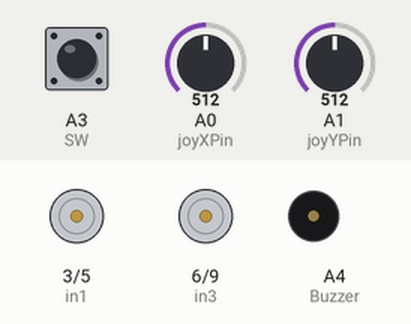
Recording of a sketch running on a simulated Arduino Uno, built with avr-gcc and run on an emulated ATmega328P. Shown: motor-driver pin pairs drawn as motors (green arrow = first pin HIGH = forward, orange = second pin HIGH = backward, longer = more drive), buzzer (waves = sounding, pin HIGH). Inputs (shaded band) come from the test bench; at power-on: A3 (SW) HIGH, A0 (joyXPin) = 512, A1 (joyYPin) = 512.

Above: at 1.2 s.
1.3 s: A3 (SW) pulled LOW for 1 s
At 1.55 s:
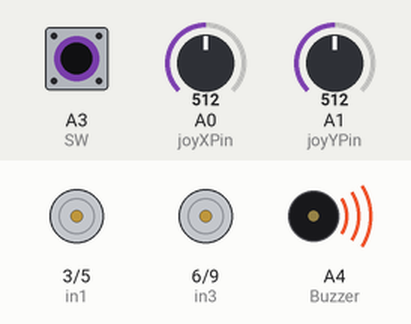
4.3 s: A0 (joyXPin) set to 531
At 4.6 s:
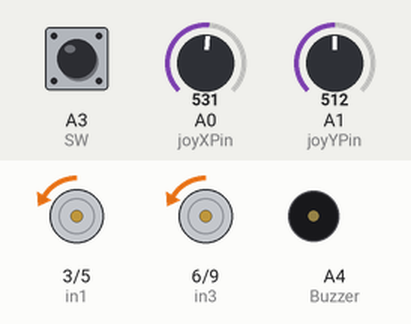
5.8 s: A3 (SW) pulled LOW for 0.15 s
At 7.1 s:
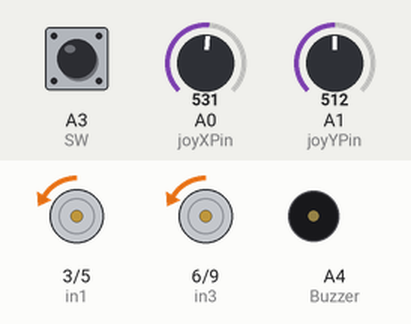
7.4 s: A0 (joyXPin) set to 716
At 8.6 s:
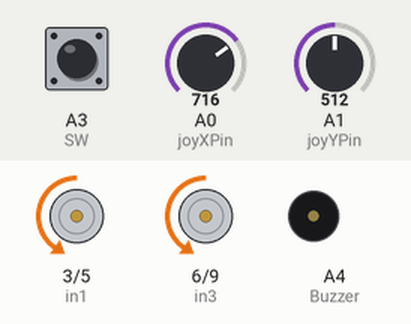
8.9 s: A3 (SW) pulled LOW for 0.15 s
At 10.0 s:
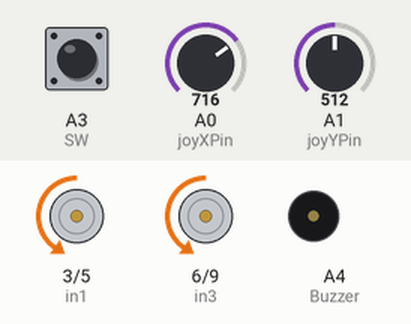
10.5 s: A0 (joyXPin) set to 900
At 11.4 s:
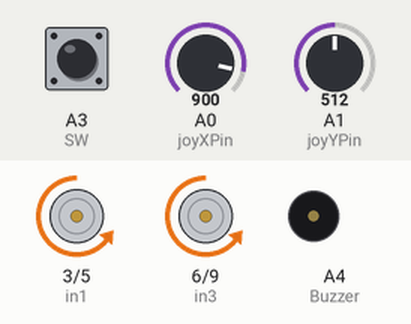
Timing chart, 0 to 13.0 s (numbered marks = the images above; inputs shaded):
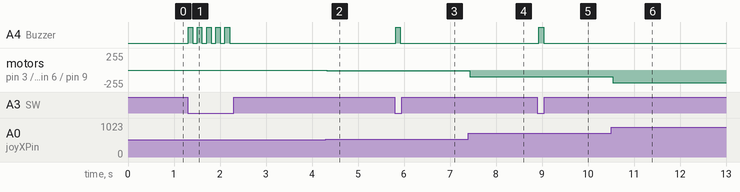

The sketch:

Backup.ino
```cpp
// Pin assignments
const int joyXPin = A0; // X-axis of the joystick
const int joyYPin = A1; // Y-axis of the joystick
const int SW = A3;      // Switch pin
const int Buzzer = A4;  // Buzzer pin
const int in1 = 3;
const int in2 = 5;
const int in3 = 6;
const int in4 = 9;

char value;

void setup() {
  // Initialize the motor control pins as outputs
  pinMode(SW, INPUT_PULLUP);
  pinMode(Buzzer, OUTPUT);
  pinMode(in1, OUTPUT);
  pinMode(in2, OUTPUT);
  pinMode(in3, OUTPUT);
  pinMode(in4, OUTPUT);

  Serial.begin(9600);
}

void loop() {
  Manual();
  //Bluetoothcontrol();
}

void Manual() {
  // Read the joystick values
  int joyX = analogRead(joyXPin);
  int joyY = analogRead(joyYPin);
  int H = digitalRead(SW);

  // Map joystick values to PWM values (0-255)
  int motorSpeedX = map(joyX, 0, 1023, -255, 255);
  int motorSpeedY = map(joyY, 0, 1023, -255, 255);

  // Control the motors based on joystick input for forward/backward movement
  if (motorSpeedY > 0) {
    // Move forward
    analogWrite(in1, motorSpeedY);
    analogWrite(in2, LOW);
    analogWrite(in3, motorSpeedY);
    analogWrite(in4, LOW);
  } else if (motorSpeedY < 0) {
    // Move backward
    analogWrite(in1, LOW);
    analogWrite(in2, -motorSpeedY);
    analogWrite(in3, LOW);
    analogWrite(in4, -motorSpeedY);
  } else {
    // Stop
    Stop();
  }

  // Control the motors based on joystick input for left/right movement
  if (motorSpeedX > 0) {
    // Turn right
    analogWrite(in1, LOW);
    analogWrite(in2, motorSpeedX);
    analogWrite(in3, LOW);
    analogWrite(in4, motorSpeedX);
  } else if (motorSpeedX < 0) {
    // Turn left
    analogWrite(in1, LOW);
    analogWrite(in2, -motorSpeedX);
    analogWrite(in3, LOW);
    analogWrite(in4, -motorSpeedX);
  } else {
    // Stop turning
    Stop();
  }

  if (H == LOW) { // Assuming the switch is active LOW
    Horn();
  }

  delay(100); // Small delay for stability
}

void Bluetoothcontrol() {
  if (Serial.available() > 0) {
    value = Serial.read(); // Read the incoming data
    if (value == 'F') {
      forward();
    } else if (value == 'B') {
      reverse();
    } else if (value == 'L') {
      left();
    } else if (value == 'R') {
      right();
    } else if (value == 'S') {
      Stop();
    } else if (value == 'H') {
      Horn();
    }
  }
}

void forward() {
  analogWrite(in1, 255);
  analogWrite(in2, LOW);
  analogWrite(in3, 255);
  analogWrite(in4, LOW);
}

void reverse() {
  analogWrite(in1, LOW);
  analogWrite(in2, 255);
  analogWrite(in3, LOW);
  analogWrite(in4, 255);
}

void left() {
  analogWrite(in1, LOW);
  analogWrite(in2, 255);
  analogWrite(in3, 255);
  analogWrite(in4, LOW);
}

void right() {
  analogWrite(in1, 255);
  analogWrite(in2, LOW);
  analogWrite(in3, LOW);
  analogWrite(in4, 255);
}

void Stop() {
  analogWrite(in1, LOW);
  analogWrite(in2, LOW);
  analogWrite(in3, LOW);
  analogWrite(in4, LOW);
}

void Horn() {
  digitalWrite(Buzzer, HIGH);
  delay(100);
  digitalWrite(Buzzer, LOW);
}
```

frequencyCalculation.c
```cpp
#include<stdio.h>

void main(){
    float R, C;
    printf("Enter Resistance in Kiloohm\n");
    scanf("%f", &R);
    printf("Enter Capacitor in Microfarad\n");
    scanf("%f", &C);
    float t = 0.693*(10 + 2 * R) * C * 0.001;
    float f = 1 / t;
    printf("Time Period in seconds = %f\n", t);
    printf("Frequency in Hz = %f\n", f);
}
```

soft_serial_tx_util.c
```cpp
#include "soft_serial_tx_util.h"
#include <stdint.h>
#include <Arduino.h>
//#include <stdlib.h>

/////////////////////////////////////////////////////
        ///// NOTE: 1000000UL is NOT the F_CPU
        /////       1000000UL is 1000000UL micro-seconds. There are 1000000UL uS in ONE second

const unsigned long MICROSECOND_PER_BIT = (1000000UL / SOFT_TX_BAUD);
/////////////////////////////////////////////////////
// void software_serial_configure() {

//        pinMode(SOFT_TX_PIN_NO, OUTPUT);

// }
/////////////////////////////////////////////////////////////
void ss_putc(char c) {

    uint8_t  bit_mask;

    digitalWrite(12, HIGH); // Disable TFT TFT_CS
    pinMode(SOFT_TX_PIN_NO, OUTPUT);

    // Transmit START bit
    digitalWrite(SOFT_TX_PIN_NO, LOW);
    delayMicroseconds(MICROSECOND_PER_BIT);

    // Transmit 8-data bits
    for (bit_mask=0x01; bit_mask; bit_mask<<=1) {
        if (c & bit_mask) {
            digitalWrite(SOFT_TX_PIN_NO, HIGH);
        }
        else {
            digitalWrite(SOFT_TX_PIN_NO, LOW);
        }
        delayMicroseconds(MICROSECOND_PER_BIT);
    }

    // Transmit STOP bit(s)
    digitalWrite(SOFT_TX_PIN_NO, HIGH);
    delayMicroseconds(MICROSECOND_PER_BIT); // Fixed to ONE STOP Bit

}
///////////////////////////////////////////////////////////
void ss_puts(char *s)
{
    while(*s)
        ss_putc(*s++);
}
////////////////////////////////////////////
void ss_puts_p(const char *progmem_s )
{
   register uint8_t c;

   while ( (c = pgm_read_byte(progmem_s++)) )
   ss_putc(c);

}
///////////////////////////////////////////////////////////////////
void ss_put_int(int  message_int){
   char buffer_temp[10];
   itoa( message_int, buffer_temp, 10);   //convert int to string (decimal format)
   ss_puts(buffer_temp);                //and transmit string to software serial
}
///////////////////////////////////////////////////////////////////
void ss_put_uint(unsigned int  message_uint){
   char buffer_temp[10];
   utoa( message_uint, buffer_temp, 10);   //convert unsigned int to string (decimal format)
   ss_puts(buffer_temp);                //and transmit string to software serial
}
///////////////////////////////////////////////////////////////////
void ss_put_long(long message_long){
   char buffer_temp[15];
   ltoa(message_long, buffer_temp, 10);   //convert long to string
   //ss_puts(" HELLO ");
   ss_puts(buffer_temp);                //and transmit string to software serial
}
////////////////////////////////////////////////////////////////////
void ss_put_float(float  message_float){
   char buffer_temp[15];
   dtostrf( message_float, 1, 2, buffer_temp); //  convert float to str
   ss_puts(buffer_temp);                //and transmit string to software serial
}
///////////////////////////////////////////////////////////////////
```

soft_serial_tx_util.h
```cpp
//
// Low qulaity: Rudimentary Software Serial Transmit
//

#ifndef SOFT_SERIAL_TX_UTIL_H
        #define SOFT_SERIAL_TX_UTIL_H

          ///////////#define SOFT_TX_BAUD 115200
        #define SOFT_TX_BAUD       9600

        // Fixed to ONE STOP BIT
        //#define SOFT_TX_STOP_BITS  1

        //  ES32-CAM-CH340 Board Specific pin number
        #define SOFT_TX_PIN_NO     1

        void software_serial_configure();
        void ss_putc(char c);
        void ss_puts(char *s);
        void ss_puts_p(const char *progmem_s );
        void ss_put_int(int  message_int);
        void ss_put_uint(unsigned int  message_uint);
        void ss_put_long(long message_long);
        void ss_put_float(float  message_float);


#endif // SOFT_SERIAL_TX_UTIL_H

///////////////////////////////////////////////////////////////////////////////////////////////////////////////////
```

Measured:
- the behaviour switches between 513 and 514 on A0 (joyXPin) (found by bisection; images 1 and 2)
- after the input at 1.3 s, A4 (Buzzer): alternates HIGH for 0.10 s and LOW for 0.10 s, 10 changes in all, then stays LOW, starting at once
- after the input at 4.3 s, motor on pin 3 (in1) / pin 5 (in2), motor on pin 6 (in3) / pin 9 (in4): stopped → backward 9/255 at once
- after the input at 5.8 s, A4 (Buzzer): LOW → HIGH at once, → LOW 0.10 s later
- after the input at 7.4 s, motor on pin 3 (in1) / pin 5 (in2), motor on pin 6 (in3) / pin 9 (in4): backward 9/255 → backward 101/255 at once
- after the input at 8.9 s, A4 (Buzzer): LOW → HIGH at once, → LOW 0.10 s later
- after the input at 10.5 s, motor on pin 3 (in1) / pin 5 (in2), motor on pin 6 (in3) / pin 9 (in4): backward 101/255 → backward 193/255 at once
